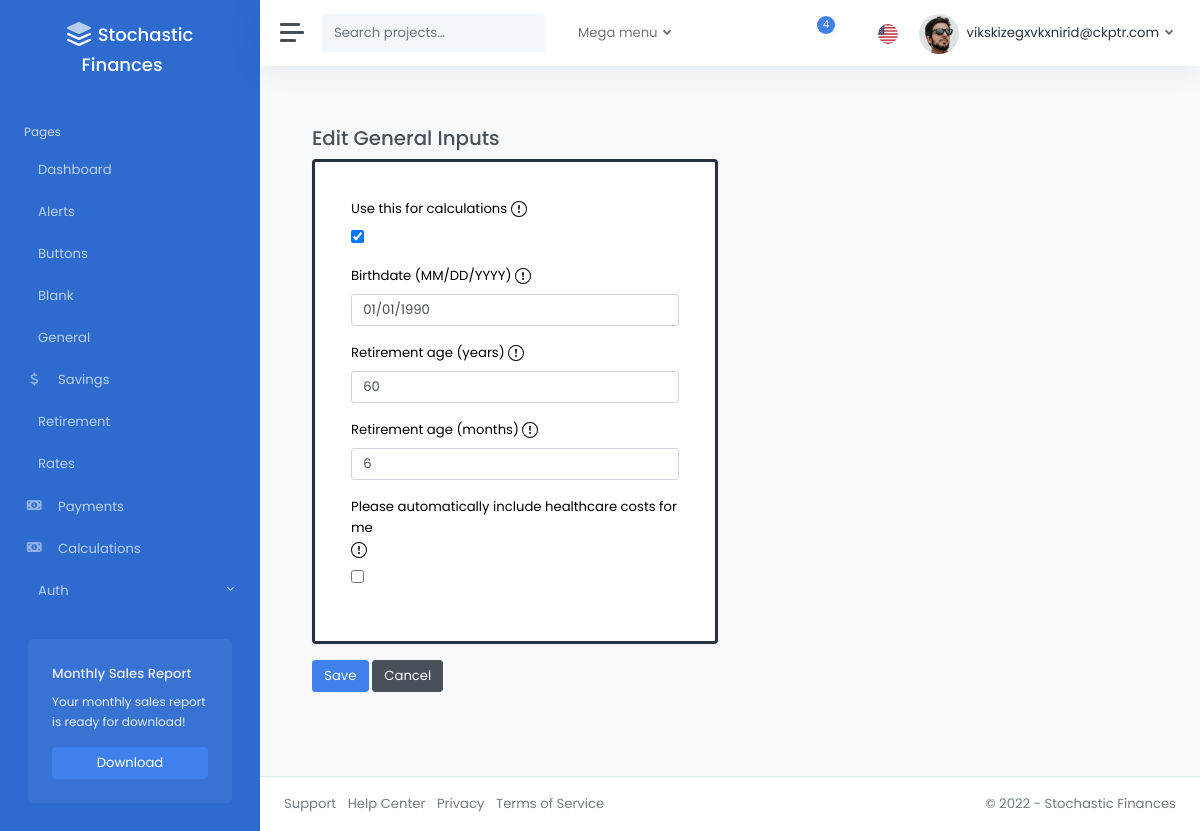
The app's page /general/5/edit/ (signed in), older data.
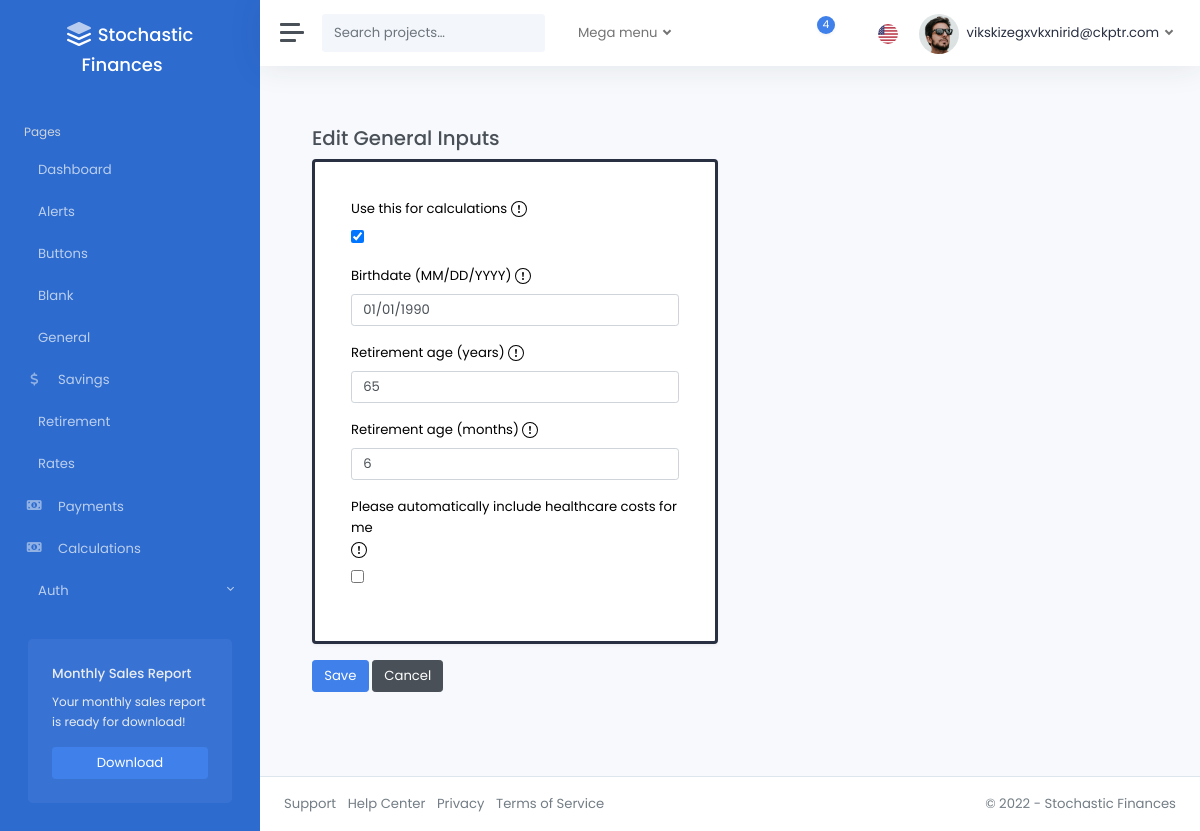
The same page, newer data.
### pages/models.py (models this page shows)
class GeneralInputsModel(models.Model):
    is_active = models.BooleanField(
        default=False,
    )
    birthdate = models.DateField(
        validators=[validate_range_birthdate],
    )
    retirement_age_yrs = models.IntegerField(
        validators=[validate_range_age_yrs],
    )
    retirement_age_mos = models.IntegerField(
        validators=[validate_range_age_mos],
    )
    add_healthcare = models.BooleanField(
        default=False,
    )
    created_by = models.ForeignKey(
        CustomUser,
        related_name="general_inputs",
        on_delete=models.CASCADE,
        null=True,
        blank=True,
    )
    modified_at = models.DateTimeField(auto_now=True)
    class Meta:
        verbose_name_plural = "General_Inputs"

### pages/views.py (the view)
# urls.py: path("general/<int:pk>/edit/", general_inputs_edit, name="general_inputs_edit"),
@login_required
def general_inputs_edit(request, pk):
    general_inputs = get_object_or_404(
        GeneralInputsModel, pk=pk, created_by=request.user
    )
    if request.method == "POST":
        form = GeneralInputsForm(request.POST, instance=general_inputs)
        if form.is_valid():
            form.save()
            return redirect("general_inputs_dashboard")
    else:
        form = GeneralInputsForm(instance=general_inputs)
    return render(
        request,
        "pages/inputs_create.html",
        {
            "form": form,
            "descriptions": var_descriptions,
            "title": "Edit General Inputs",
        },
    )

### pages/forms.py
class GeneralInputsForm(forms.ModelForm):
    def __init__(self, *args, **kwargs):
        super().__init__(*args, **kwargs)
        self.label_suffix = ""
    class Meta:
        model = GeneralInputsModel
        fields = [
            "is_active",
            "birthdate",
            "retirement_age_yrs",
            "retirement_age_mos",
            "add_healthcare",
        ]
        labels = {
            "is_active": "Use this for calculations",
            "birthdate": "Birthdate (MM/DD/YYYY)",
            "retirement_age_yrs": "Retirement age (years)",
            "retirement_age_mos": "Retirement age (months)",
            "add_healthcare": "Please automatically include healthcare costs for me",
        }
        widgets = {
            "is_active": forms.CheckboxInput(),
            "birthdate": forms.DateInput(
                attrs={"class": INPUT_CLASSES}, format="%m/%d/%Y"
            ),
            "retirement_age_yrs": forms.NumberInput(attrs={"class": INPUT_CLASSES}),
            "retirement_age_mos": forms.NumberInput(attrs={"class": INPUT_CLASSES}),
            "add_healthcare": forms.CheckboxInput(),
        }

### templates/pages/inputs_create.html (shortened to what this page needs)
{% extends 'layouts/_base.html' %}
{% load static %}
{% block content %}
<div class="container">
  <br />
  <h3>{{ title }}</h3>
  <form method="post" action="." id="createInputs" class="needs-validation" novalidate>
    {% load custom_filters %}
    <div class="row">
        <div class="col-md-6">
            <div class="card shadow border-dark px-3 py-3 mb-3 text-black" style="border-width: 3px;">
                <div class="card-body">
                    {% for field in form %}
                            <div class="mb-3">
                                <div class="tooltip-container" data-toggle="tooltip" data-placement="right" title="{{descriptions|dict_lookup:field.name}}">
                                    <label class="form-label">
                                        {{field.label_tag}}
                                    </label>
                                </div>
                                {% if field.errors %}
                                    <input type="text" class="form-control is-invalid" name="{{ field.name }}" value="{{ field.value|default_if_none:'' }}" id="{{field.id}}">
                                    <div class="invalid-feedback">
                                        {{ field.errors|striptags }}
                                    </div>
                                {% else %}
                                    {{ field }}
                                {% endif %}
                            </div>
                    {% endfor %}
                </div>
            </div>
        </div>
    </div>
    <button class="btn btn-primary">Save</button>
    <a href="{% url 'general_inputs_dashboard' %}" class="btn btn-secondary">Cancel</a>
</form>
</div>
{% endblock %}

Row changes from the older to the newer data that the page shows:
changed GeneralInputsModel: retirement_age_yrs "60" → "65"
